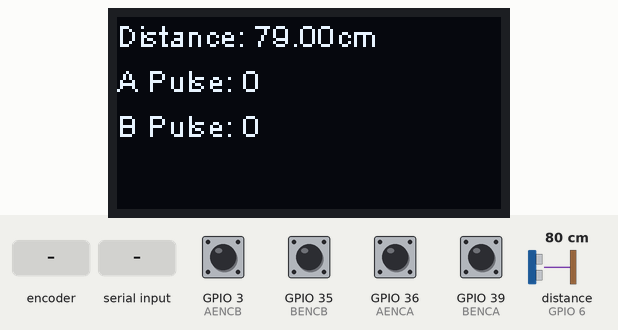
Recording of a sketch running on a simulated ESP8266 (NodeMCU). On the bench: 128×64 one-colour display. Wiring (inferred from the names in the program): ultrasonic range finder: trigger GPIO 10; echo GPIO 6. Inputs (shaded band) come from the test bench; at power-on: GPIO 3 (AENCB), GPIO 35 (BENCB), GPIO 36 (AENCA), GPIO 39 (BENCA) HIGH, distance to the obstacle (sensor on GPIO 6) 80 cm. The echo pulse lasts 58.3 µs per cm.

Above: at 1.2 s.
1.3 s: distance to the obstacle (sensor on GPIO 6) set to 2 cm
At 4.1 s:
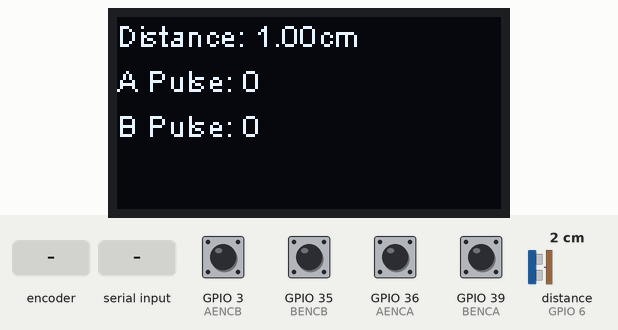
4.6 s: GPIO 3 (AENCB) pulled LOW for 0.15 s
At 7.4 s:
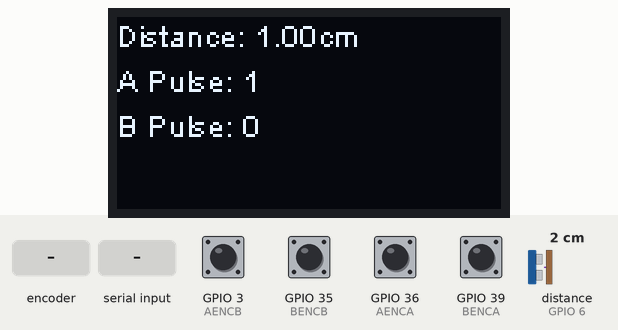
7.7 s: GPIO 35 (BENCB) pulled LOW for 0.15 s
At 10.5 s:
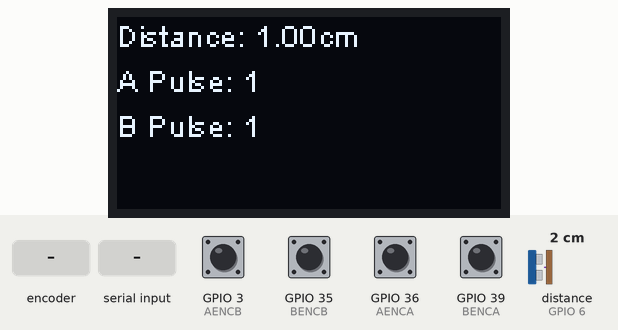
10.8 s: rotary encoder on GPIO 36 (AENCA) / GPIO 3 (AENCB) turned 2 steps (second pin leading)
At 13.7 s:
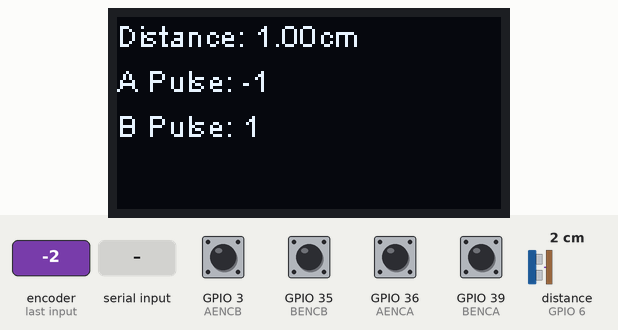
14.0 s: "1\n" received over the second serial link
16.5 s: GPIO 35 (BENCB) pulled LOW for 1 s
At 20.2 s:
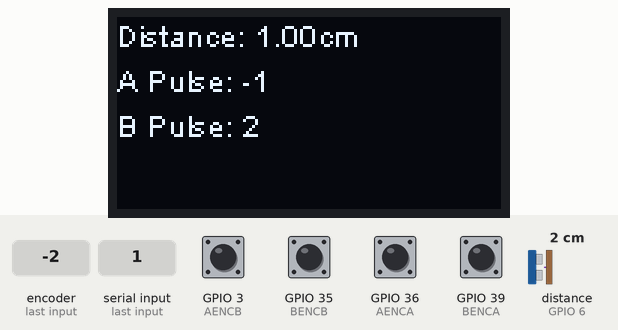
Timing chart, 0 to 21.7 s (numbered marks = the images above; inputs shaded):
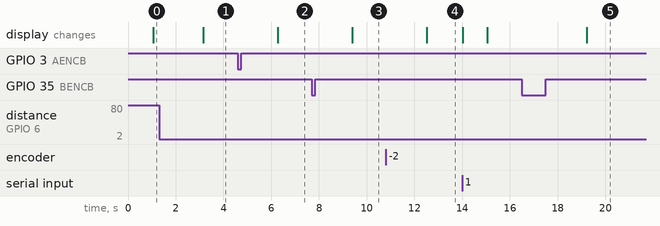

Measured:
- after the input at 1.3 s, the display: changes after 1.8 s (image 1)
- after the input at 4.6 s, the display: changes after 1.7 s (image 2)
- after the input at 7.7 s, the display: changes after 1.7 s (image 3)
- after the input at 10.8 s, the display: changes after 1.7 s (image 4)
- after the input at 16.5 s, the display: changes after 2.7 s (image 5)

The sketch:

PULSE_READ_TO_NUCLEO.ino
```cpp
#include <Wire.h>               // For I2C communication
#include "SSD1306Wire.h"        // OLED display driver library for SSD1306
#include "SR04.h"               // Ultrasonic distance measurement library
#include <Arduino.h>
#define BAUD_RATE 115200 // Define the baud rate

// The I2C address for the OLED display is usually 0x3C or 0x3D, set SDA and SCL pins according to your Arduino model
SSD1306Wire display(0x3c, 21, 47);  // Modify SDA and SCL pin numbers based on actual situation

#define TRIG_PIN 10
#define ECHO_PIN 6
SR04 sr04 = SR04(ECHO_PIN, TRIG_PIN);
double distance;

const uint16_t AENCA = 36;  // Encoder A input A_C2(B)
const uint16_t AENCB = 3;   // Encoder A input A_C1(A)
const uint16_t BENCB = 35;  // Encoder B input B_C2(B)
const uint16_t BENCA = 39;  // Encoder B input B_C1(A)

volatile long B_wheel_pulse_count = 0;
volatile long A_wheel_pulse_count = 0;

void IRAM_ATTR B_wheel_pulse() {
  if (digitalRead(BENCA) == HIGH) {
    B_wheel_pulse_count++;
  } else {
    B_wheel_pulse_count--;
  }
}

void IRAM_ATTR A_wheel_pulse() {
  if (digitalRead(AENCA) == HIGH) {
    A_wheel_pulse_count++;
  } else {
    A_wheel_pulse_count--;
  }
}

String createDataFrame(double distance, long pulseA, long pulseB) {
  String frame;
  // Package data into a simple comma-separated string
  frame += String(distance) + ",";
  frame += String(pulseA) + ",";
  frame += String(pulseB);
  return frame;
}

void setup() {
    // Initialize serial communication RXPIN, TXPIN
  Serial1.begin(BAUD_RATE, SERIAL_8N1, 40, 1);
  while (!Serial1) {
    ; // Wait for the serial connection. This step is necessary for some boards.
  }

  pinMode(BENCB, INPUT_PULLUP);
  pinMode(BENCA, INPUT_PULLUP);
  pinMode(AENCB, INPUT_PULLUP);
  pinMode(AENCA, INPUT_PULLUP);

  attachInterrupt(digitalPinToInterrupt(BENCB), B_wheel_pulse, RISING);
  attachInterrupt(digitalPinToInterrupt(AENCB), A_wheel_pulse, RISING);

  display.init();
  display.flipScreenVertically();
  display.clear();
  display.setFont(ArialMT_Plain_10);
  display.setTextAlignment(TEXT_ALIGN_LEFT);
}

void loop() {
  distance = sr04.Distance();

  noInterrupts();
  long currentBCount = B_wheel_pulse_count;
  long currentACount = A_wheel_pulse_count;
  interrupts();

  display.clear();
  display.drawString(0, 0, "Distance: " + String(distance) + "cm");
  display.drawString(0, 15, "A Pulse: " + String(currentACount));
  display.drawString(0, 30, "B Pulse: " + String(currentBCount));
  String receivedString = Serial1.readStringUntil('\n');
  display.drawString(0, 45, receivedString);
  display.display();

  // Create and send a data frame
  String frame = createDataFrame(distance, currentACount, currentBCount);
  Serial1.println(frame);
}
```
